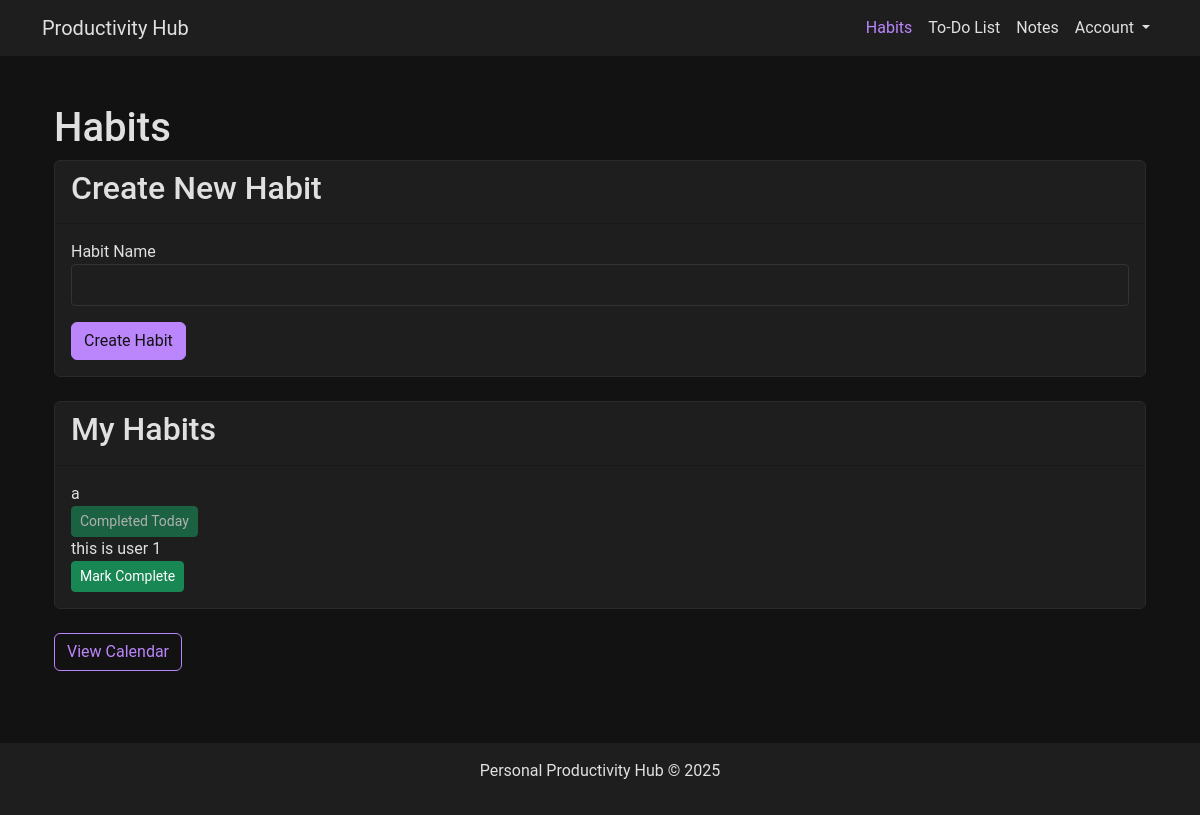
/habits/ (signed in), run on the app's committed database.
### app/models.py (models this page shows, shortened)
class Habit(db.Model):
    __tablename__ = 'habits'
    id = db.Column(db.Integer, primary_key=True)
    name = db.Column(db.String(100), nullable=False)
    user_id = db.Column(db.Integer, db.ForeignKey('user.id'), nullable=False)
    completions = db.relationship('Completion', backref='habit', lazy=True, cascade="all, delete-orphan")

### app/modules/habits/routes.py (the view)
@habits_bp.route('/')
def index():
    user_email = session.get('email')
    if user_email:
        user = User.query.filter_by(email=user_email).first()
        if user:
            habits = Habit.query.filter_by(user_id=user.id).all()
        else:
            habits = []
    else:
        return redirect(url_for('login'))
    today = datetime.utcnow().date()
    for habit in habits:
        completion = Completion.query.filter_by(
            habit_id=habit.id,
            completion_date=today
        ).first()
        habit.completed_today = completion is not None
    return render_template('habits/index.html', habits=habits)

### app/templates/habits/index.html
{% extends 'base.html' %}
{% block content %}
<div class="container">
    <h1>Habits</h1>
    <div class="card mb-4">
        <div class="card-header">
            <h2>Create New Habit</h2>
        </div>
        <div class="card-body">
            <form action="{{ url_for('habits.create') }}" method="post">
                <div class="form-group">
                    <label for="name">Habit Name</label>
                    <input type="text" class="form-control" id="name" name="name" required>
                </div>
                <button type="submit" class="btn btn-primary mt-3">Create Habit</button>
            </form>
        </div>
    </div>
    <div class="card">
        <div class="card-header">
            <h2>My Habits</h2>
        </div>
        <div class="card-body">
            {% if habits %}
                <div class="habits-list">
                    {% for habit in habits %}
                        <div class="habit-item">
                            <div class="habit-name">{{ habit.name }}</div>
                            <div class="habit-actions">
                                <form action="{{ url_for('habits.complete', habit_id=habit.id) }}" method="post" class="d-inline">
                                    <button type="submit" class="btn btn-success btn-sm" {% if habit.completed_today %}disabled{% endif %}>
                                        {% if habit.completed_today %}Completed Today{% else %}Mark Complete{% endif %}
                                    </button>
                                </form>
                            </div>
                        </div>
                    {% endfor %}
                </div>
            {% else %}
                <p>You haven't created any habits yet.</p>
            {% endif %}
        </div>
    </div>
    <div class="mt-4">
        <a href="{{ url_for('habits.calendar') }}" class="btn btn-outline-primary">View Calendar</a>
    </div>
</div>
{% endblock %}

### app/static/css/style.css (style rules this page uses)
body { min-height: 100vh; display: flex; flex-direction: column; background-color: #121212; color: #e0e0e0; font-family: 'Roboto', sans-serif; }
a { color: #bb86fc; text-decoration: none; }
.card { background-color: #1e1e1e; border: 1px solid #2a2a2a; color: #e0e0e0; }
.btn-primary { background-color: #bb86fc; border-color: #bb86fc; color: #121212; }
.btn-outline-primary { border-color: #bb86fc; color: #bb86fc; background-color: transparent; }
input[type="text"], input[type="email"], input[type="password"], input[type="number"], input[type="search"], input[type="tel"], input[type="url"], textarea, select { background-color: #1e1e1e !important; color: #cccccc; border: 1px solid #333333; padding: 0.5rem 0.75rem; border-radius: 4px; font-size: 1rem; transition: border-color 0.2s ease, box-shadow 0.2s ease, color 0.2s ease; width: 100%; caret-color: #bb86fc; }
input::placeholder, textarea::placeholder { color: #888888; }

### data on the page
Habit: name "a", shows "Completed Today"
Habit: name "this is user 1", shows "Mark Complete"
